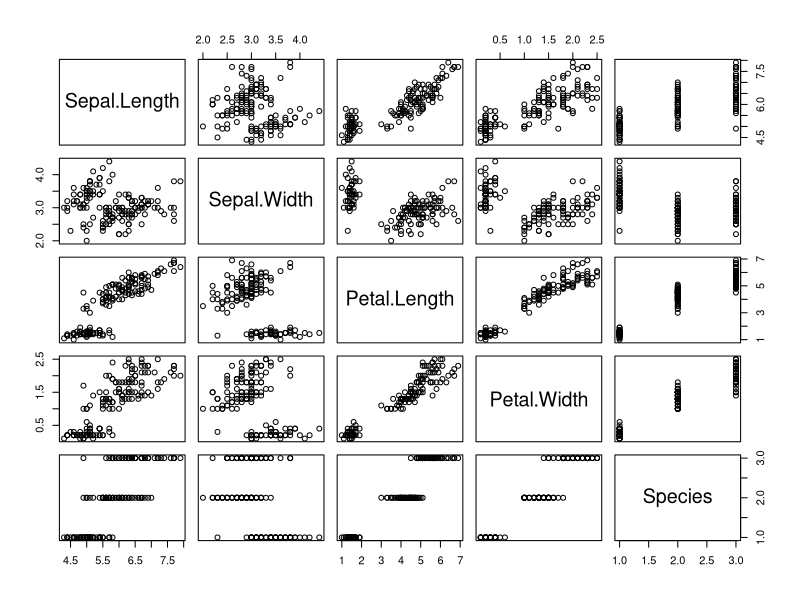
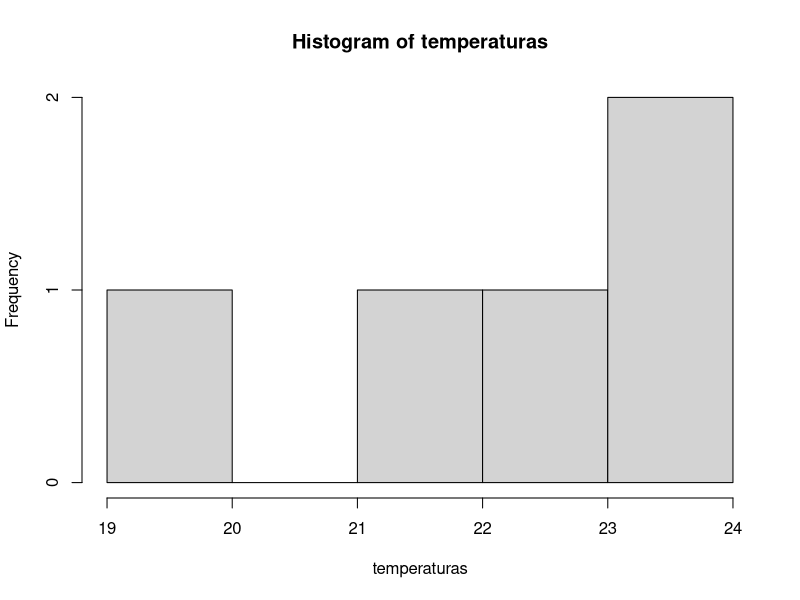
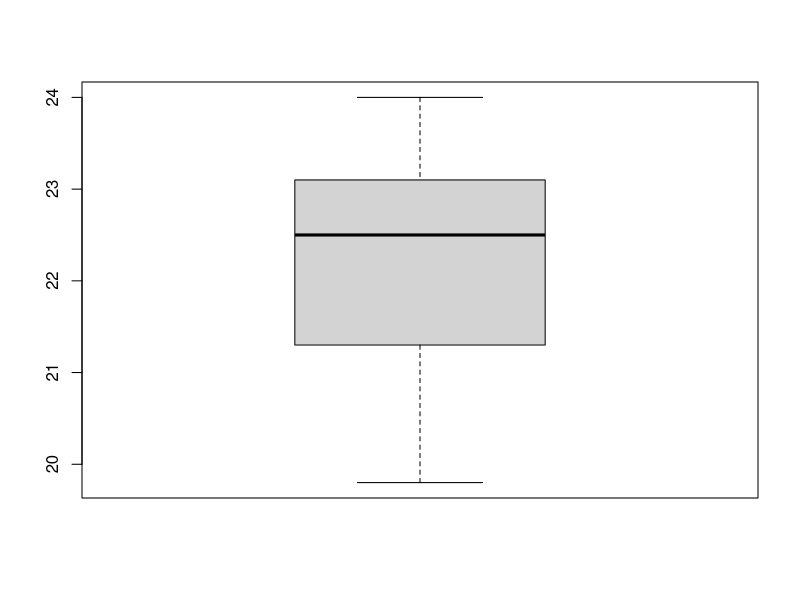
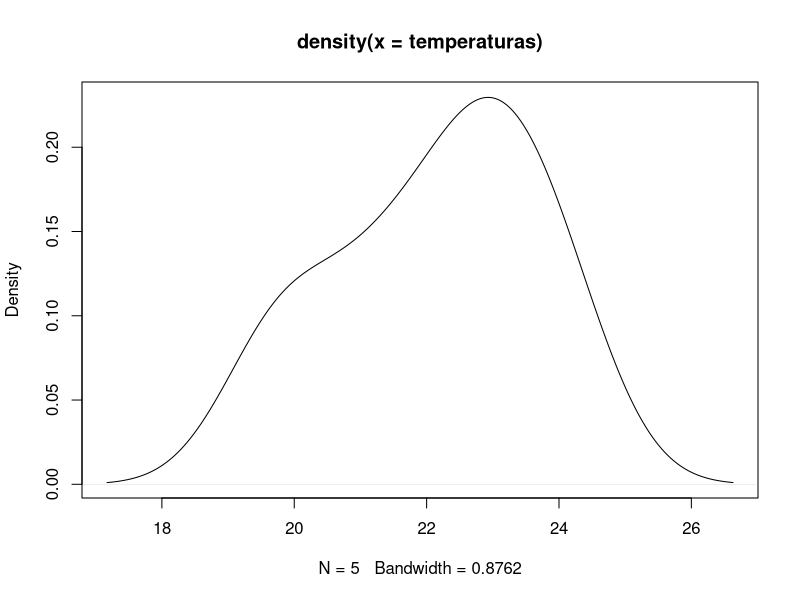
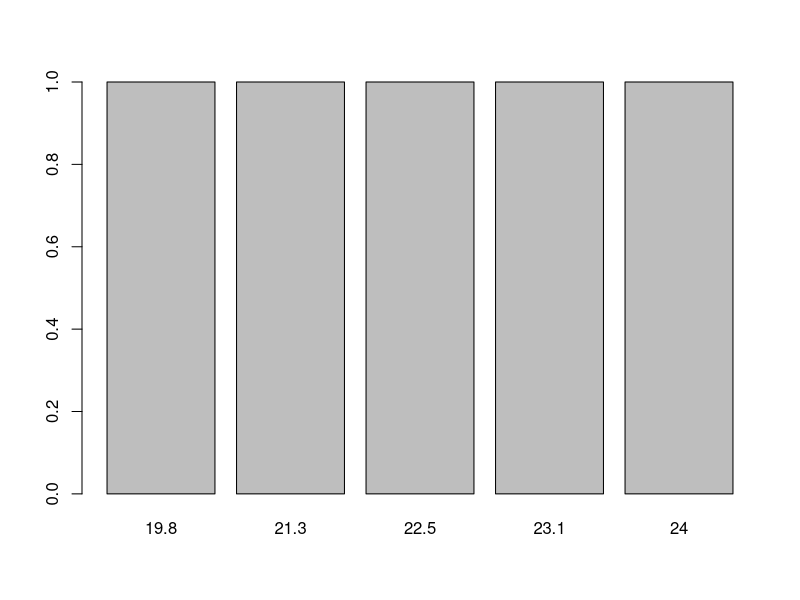
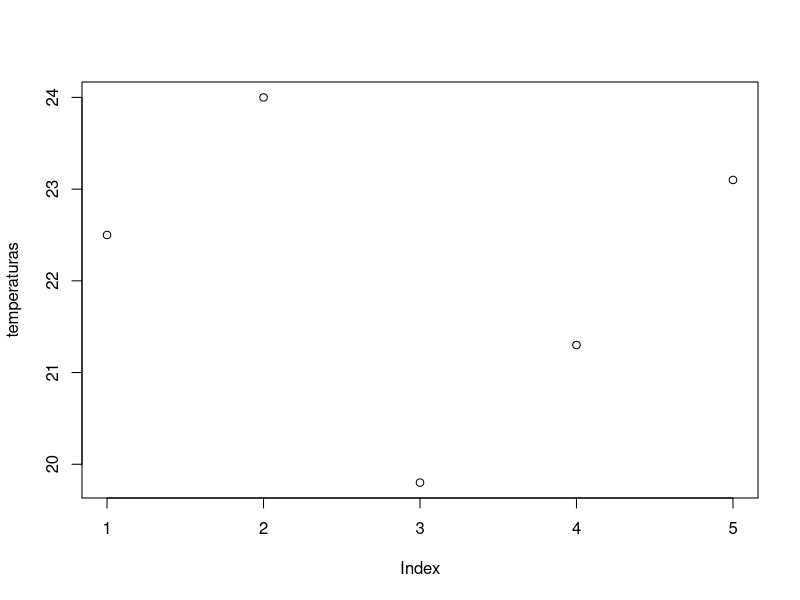

Here is the R script that generated these plots, in order: (Note: this script raises an error after producing the figures.)
#Repaso de conceptos básicos de R

#Librerias
library(dplyr)



#variables

#Variables simples
numero <- 30
print(numero)

ejemplo <-("valor")
str(ejemplo)


install.packages('tensorflow')
#Donde, Numero es el nombre, 
#y <- asigna el valor a la variable

#Las variables automáticamente 
#reconocen el tipo de dato
# Por ejemplo:

numero2 <- 12
str(numero2)

#Me dice que el dato es numérico
#pero las puedo forzar

numero2 <- as.integer(12)
str(numero2)

#Se pueden operar las variables directamente
#por ejemplo:
numero3 <- numero+numero2 

EdadNinos <- 12

#Los operadores matemáticos mas comunes
2+7 #suma
2-9 #resta
5*10 #multiplicación
9/3 #división
9^2 #potencia
10%%3 #Parte entera o resto
9%%3 #Parte entera o resto

#Funciones matemáticas, hay más pero para usar de ejemplo
sqrt(9) #raíz cuadrada
log(2, 10) #log de 2 en base 10
abs (-1) #convertir a valor absoluto

#Operadores Logicos
numeroA <- '22'
str(numeroA)
(numerob <- 30)
11 -> numeroInv
!TRUE #negacion
numero == numeroA #comparación
1 %in% c(4,3,2) #verifico si el numero 1 esta en el vector
numero != numeroA #verifico si los dos números o variables no son iguales
# <,>,<=,>= menor, mayor, menor o igual y mayor o igual
numero > numeroA | numeroA < numeroInv #verdadero si alguna condición es verdadera, o el operador 'O'
numero > numeroA & numeroA < numeroInv #ambas condiciones deben ser verdaderas o 'y'

#Se puede requerir el ingreso de datos en variables usando readline, por ejemplo
nombre <- readline(prompt="Ingrese su nombre: ")
edad <- readline(prompt="Ingrese su edad: ")
print(paste("Mi nombre es",nombre, "y tengo",edad ,"años."))

#Ejemplos de vectores
vector1Random <- sample(1:50)
vector2Random <- sample(1:50)
vectorResultado <- vector1Random+vector2Random

mtcars



# Vector de temperaturas en grados Celsius
temperaturas <- c(22.5, 24.0, 19.8, 21.3, 23.1)

# Vector logico
logico <- c(TRUE, FALSE, TRUE, TRUE, FALSE)

# Vector con nombres de productos - Texto
productos <- c("Laptop", "Tablet", "Smartphone", "Monitor")

#Los vectores solo pueden tener un tipo de datos

#Operatoria entre vectores:
#suma de vectores
temperaturas2 <- temperaturas + temperaturas 
print(temperaturas2)  

#suma dentro del vector
resultado <- sum(vector1Random) + sum(vector2Random)

print(temperaturas)

#Puedo localizar un objeto dentro de un vector
temperaturas2[1]
#acá me devuelve el primer objeto del vector

iris1 <- iris$Species
print(iris1)
iris2 <-iris$Petal.Length
median(iris2)
str(iris1)


#FACTORIZACIÓN DE VECTORES
letras <- c("A","B","A","A","A","A","B","A","C","C","B")
str(letras)
print(letras)
factor(letras)
str(letras)

#Veamos funciones de estadística descriptiva
#funciones de medida central

mean(temperaturas) #me indica la media aritmetica
median(temperaturas) #de los valores el valor medio
names(sort(table(temperaturas), decreasing = TRUE))[1] #Calculo de moda, no hay instrucción dedicada mode no devuelve este dato, sino el tipo de dato de la moda
mode(temperaturas)
temperaturas

#funciones de dispersión
sd(temperaturas) #desvió estándar
var(temperaturas) #Varianza
range(temperaturas) #rangos

#frecuencia y conteo
table(temperaturas)
prop.table(table(temperaturas))

sort(temperaturas)

plot(iris)
#algunas visualizaciones
hist(temperaturas)                          # Histograma
boxplot(temperaturas)                       # Boxplot
plot(density(temperaturas))                 # Densidad
barplot(table(temperaturas))                # Barras de frecuencia
plot(temperaturas)                          #mas generico

#muestreos y rangos
#Muestreos al azar
vectorAlAzar <- sample(0:100, 10, replace=FALSE)
vectorAlAzar
#orden
sort(vectorAlAzar, decreasing=FALSE)

#ejemplo de vector desde un set
autos <- mtcars$mpg

#ejemplo de conversion de vector de una posicion a una simple variable.
iris3 <- as.character(iris1[67])
iris3
str(iris3)

#DATASETS-DATAFRAMES
#Creando dataframes
DF <- data.frame(Col1 = 1:5, #numero de observaciones
                 Col2 = c("Sit1","Sit1","Sit2","Sit2","Sit3"), 
                 Log = c(T,T,F,F,T),
                 Fct = factor(c("A","B","C","B","A")))

#ejemplo de esamblado de un dataframe desde uno prexistente (requiere set penguins_iter)
pinguinitos <- data.frame(penguins_lter$Species,penguins_lter$Region, penguins_lter$Island, penguins_lter$Culmen.Length..mm., penguins_lter$Culmen.Depth..mm., penguins_lter$Flipper.Length..mm.)

head(pinguinitos)
summary(pinguinitos)
glimpse(pinguinitos)
print(DF)

#comparacion logica entre dos data frames
head(pinguinitos)
pinguinitos2 <- pinguinitos
pinguinitos2 == pinguinitos

#Para datasets
summary(DF)       # Resumen por columna: min, max, mean, etc.
str(DF)           # Estructura del objeto: tipo y contenido
library(dplyr)
glimpse(DF)       # Versión compacta (requiere dplyr)

#Datases integrados
datasets::cars #vemos la lista de datasets en datasets::
?cars          #vemos los detalles del dataset

#los datasets integrados no son todos dataframes

glimpse(pinguinitos)
str(pinguinitos)

#carguemos un set integrado para ver como acceder a una variable dentro del set
datasets::mtcars
str(mtcars)
autos <- mtcars

#si quiero cargar una variable del dataframe en un vector
cilindradas <- c(autos$cyl)
caballoFuerza <-c(autos$hp)
cajaCambios <- c(autos$gear)

cilindradas2 <- autos$cyl

cilindradas == cilindradas2


#puedo rearmar el dataframe
autosResumen <- data.frame(cilindradas,caballoFuerza,cajaCambios)
str(autosResumen)

#o alternativamente
autosResumen2 <- autos [, -c(3,5)] #remueve columna 3 y 5

str(autosResumen2)
str(autos)

#o eliminar columnas con dplyr
df <- data.frame(
  nombre = c("Ana", "Luis", "Carlos"),
  edad = c(22, 24, 23),
  nota = c(8.5, 9.2, 7.8),
  eliminar = c(NA, NA, NA)
)

df
# Remover columna 'eliminar'
library(dplyr)
df <- df %>% select(-eliminar)
#o dplyr::select si hay sobreposicion

#Creando funciones
nombre_funcion <- function(argumentos) {
  # cuerpo de la función
  resultado <- ...  # operaciones
  return(resultado) # opcional
}

#por ejemplo
clasificar_ingreso <- function(ingreso) {
  if (ingreso < 30000) {
    return("Bajo")
  } else if (ingreso < 60000) {
    return("Medio")
  } else {
    return("Alto")
  }
}

clasificar_ingreso(70000)

#Por ejemplo
filtrar_por <- function(df, columna, valor) {
  df[df[[columna]] == valor, ]
}

# Ejemplo de uso
clientes <- data.frame(nombre = c("Ana", "Luis", "Carlos"), compra = c(TRUE, FALSE, TRUE))


#aplicacion de la funcion
filtrar_por(clientes, "compra", TRUE)

sample(1:10)
